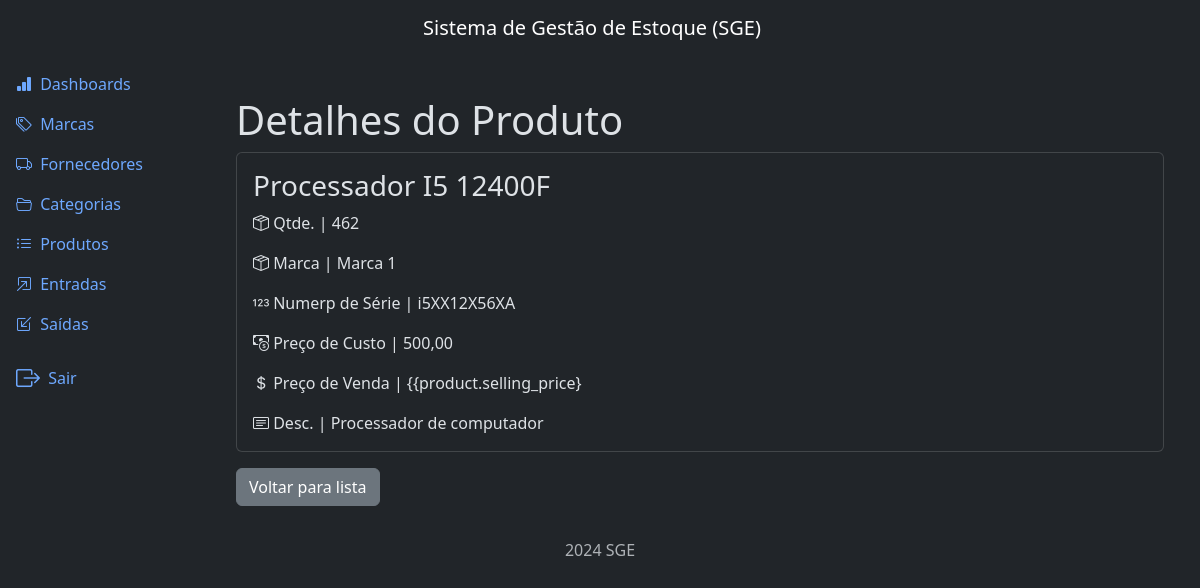
The app's page /products/detail/4/ (signed in), older data.
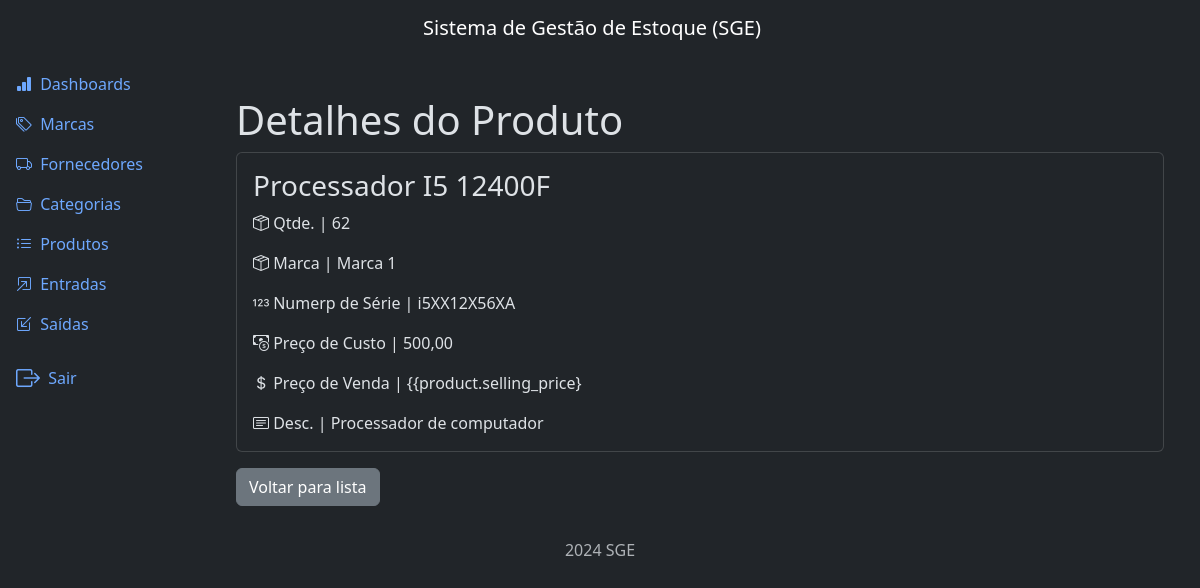
The same page, newer data.
### products/models.py (models this page shows, shortened)
class Product(models.Model):
    title = models.CharField(max_length=500)
    category = models.ForeignKey(
        Category, on_delete=models.PROTECT, related_name='products')
    brand = models.ForeignKey(
        Brand, on_delete=models.PROTECT, related_name='products')
    description = models.TextField(null=True, blank=True)
    serie_number = models.CharField(max_length=200, null=True, blank=True)
    cost_price = models.DecimalField(max_digits=20, decimal_places=2)
    selling_price = models.DecimalField(max_digits=20, decimal_places=2)
    quantity = models.IntegerField(default=0)
    created_at = models.DateTimeField(auto_now_add=True)
    updated_at = models.DateTimeField(auto_now=True)
    class Meta:
        ordering = ['title']

### brands/models.py (models this page shows)
class Brand(models.Model):
    name = models.CharField(max_length=500)
    description = models.TextField(null=True, blank=True)
    created_at = models.DateTimeField(auto_now_add=True)
    updated_at = models.DateTimeField(auto_now=True)
    class Meta:
        ordering = ['name']
    def __str__(self):
        return self.name

### products/views.py (the view)
# urls.py: path('detail/<int:pk>/', views.ProductDetailView.as_view(), name='detail'),
class ProductDetailView(LoginRequiredMixin, PermissionRequiredMixin, DetailView):
    model = Product
    template_name = 'product_detail.html'
    permission_required = 'products.view_product'

### products/templates/product_detail.html (shortened to what this page needs)
{% extends "base.html" %}
{% block content %}
  <div class="container mt-4">
    <h3 class="display-6" >Detalhes do Produto</h3>
    <div class="card">
      <div class="card-body">
        <h3 class="card-title">{{product.title}}</h3>
        <p class="card-text"><i class="bi bi-box-seam"></i> Qtde. | {{product.quantity}}</p>
        <p class="card-text"><i class="bi bi-box-seam"></i> Marca | {{product.brand}}</p>
        <p class="card-text"><i class="bi bi-123"></i> Numerp de Série | {{product.serie_number}}</p>
        <p class="card-text"><i class="bi bi-cash-coin"></i> Preço de Custo | {{product.cost_price}}</p>
        <p class="card-text"><i class="bi bi-currency-dollar"></i> Preço de Venda | {{product.selling_price}</p>
        <p class="card-text"><i class="bi bi-card-text"></i> Desc. | {{product.description}}</p>
      </div>
    </div>
    <a class="btn btn-secondary mt-3" href="{% url "product:list" %}">Voltar para lista</a>
  </div>
{% endblock content %}

Row changes from the older to the newer data that the page shows:
changed Product "Processador I5 12400F": quantity "462" → "62"
